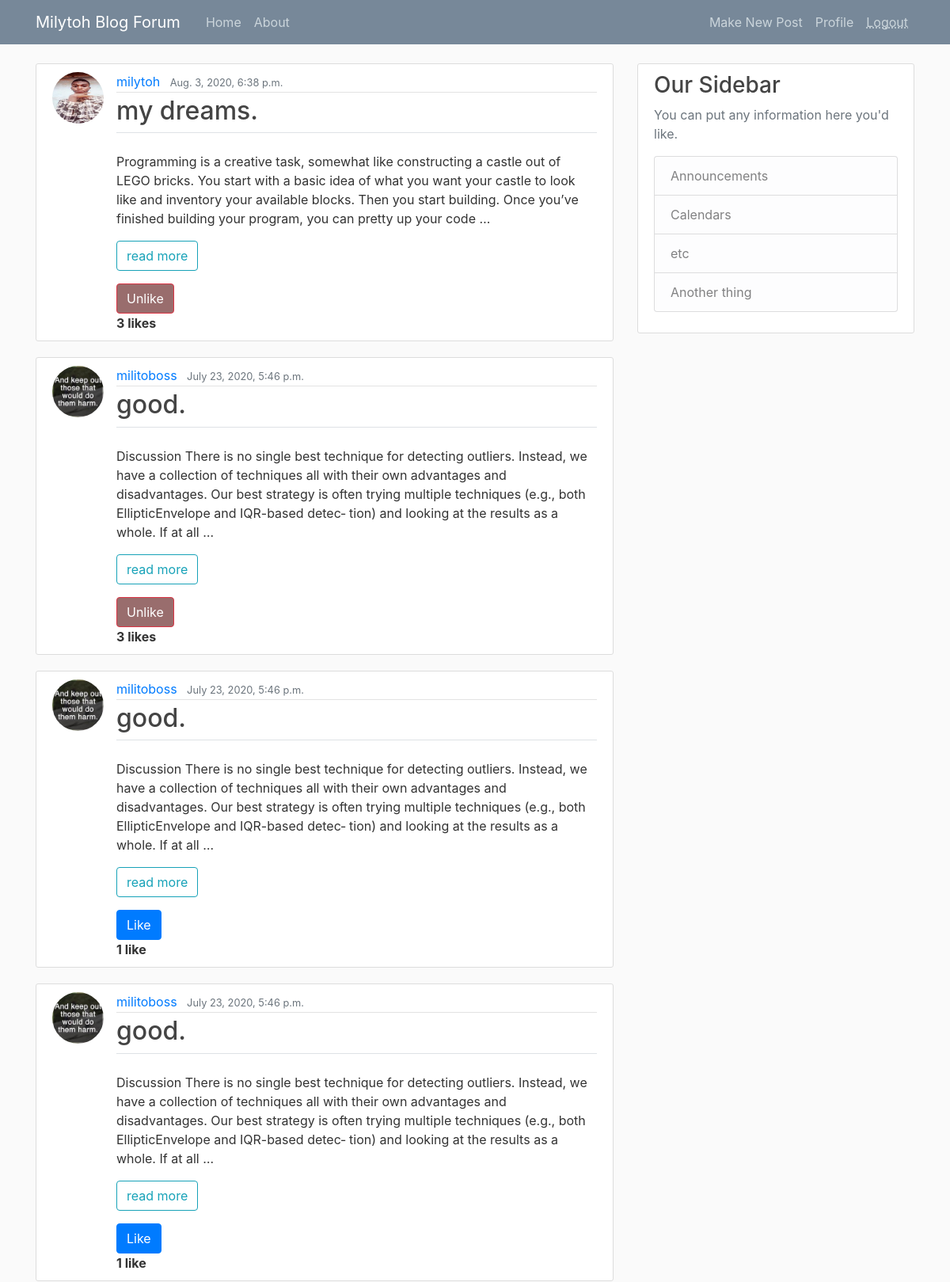
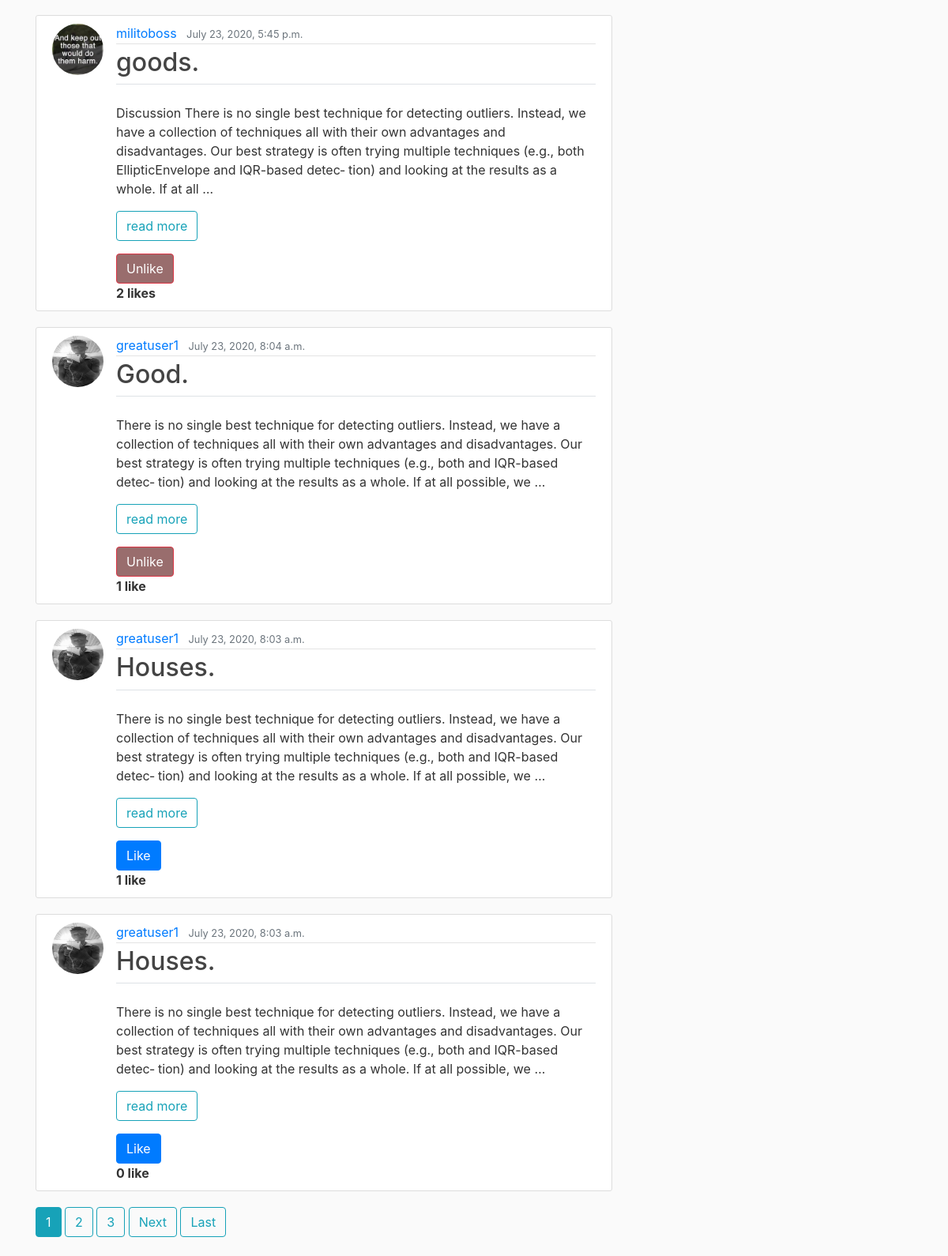
Page / (signed in) on the committed database (2 pictures, top to bottom).
### myblog/models.py (models this page shows, shortened)
class Post(models.Model):
    title = models.CharField(max_length=100)
    content = models.TextField()
    date_posted = models.DateTimeField(default=timezone.now)
    author = models.ForeignKey(User, on_delete=models.CASCADE)
    liked = models.ManyToManyField(User, default=None, blank=True, related_name='liked')

### users/models.py (models this page shows, shortened)
class Profile(models.Model):
    user = models.OneToOneField(User, on_delete=models.CASCADE)
    image = models.ImageField(default='default.jpg', upload_to='profile_pics')

### myblog/views.py (the view)
# urls.py: path('', PostListVeiw.as_view(), name='myblog_home'),
class PostListVeiw(ListView):
    model = Post
    template_name = 'myblog/home.html'
    context_object_name = 'posts'
    ordering =['-date_posted']
    paginate_by = 8

### myblog/templates/myblog/home.html (shortened to what this page needs)
{% extends 'myblog/base.html'%}
{% block content %}
  {% for post in posts %}
   <article class="media content-section">
      <a href="{{ post.author.profile.image.url}}">
     <img class="rounded-circle article-img"  src="{{ post.author.profile.image.url}}">
       </a>
    <div class="media-body">
      <div class="article-metadata">
        <a class="mr-2" href="{% url 'myblog:user-posts' post.author.username %}">{{ post.author }}</a>
        <small class="text-muted">{{ post.date_posted }}</small>
      </div>
        <legend class="border-bottom mb-3">
        <h2><a class="article-title" href="{% url 'myblog:post-detail' post.id %}">{{ post.title }}.</a></h2>
        </legend>
        {% if post.content|length > 50%}
          {{ post.content|safe|truncatewords:"50"|linebreaks }}
           <a class="btn btn-outline-info" href="{% url 'myblog:post-detail' post.id %}"> read more </a>
           <form action="{% url 'myblog:like-post' %}" method="POST">
              {% if user not in post.liked.all %}
                 <button class="btn btn-primary mt-3" type="submit">Like </button>
              {% else %}
                <button class="btn btn-danger mt-3" style="background-color: rgb(153, 109, 109)" type="submit"> Unlike </button>
              {% endif %}
            </form>
            {% if user in post.liked.all %}
                {% if post.liked.all.count <= 1 %}
                   <strong>   {{post.liked.all.count  }}  like</strong>
                {% else %}
                   <strong> {{post.liked.all.count}}  likes </strong>
                {% endif %}
            {% else  %}
                {% if post.liked.all.count  <= 1 %}
                  <strong> {{post.liked.all.count}}  like</strong>
                {% else %}
                  <strong> {{post.liked.all.count}}  likes </strong>
                {% endif %}
            {% endif %}
        {% endif %}
    </div>
  </article>
  {%endfor%}
  {% if is_paginated %}
    {% for num in page_obj.paginator.page_range %}
      {% if page_obj.number == num %}
        <a class="btn btn-info mb-4 " href="?page={{ num }}"> {{ num }} </a>
      {% elif num > page_obj.number|add:'-3' and num < page_obj.number|add:'3' %}
        <a class="btn btn-outline-info mb-4 " href="?page={{ num }}"> {{ num }} </a>
      {% endif %}
    {% endfor %}
    {% if page_obj.has_next %}
      <a class="btn btn-outline-info mb-4 " href="?page={{ page_obj.next_page_number }}"> Next </a>
      <a class="btn btn-outline-info mb-4 " href="?page={{ page_obj.panginator.num_pages }}"> Last </a>
    {% endif %}
  {% endif %}
  {% endblock content %}

### myblog/static/myblog/main.css (style rules this page uses)
body { background: #fafafa; color: #333333; margin-top: 5rem; }
h1, h2, h3, h4, h5, h6 { color: #444444; }
.content-section { background: #ffffff; padding: 10px 20px; border: 1px solid #dddddd; border-radius: 3px; margin-bottom: 20px; }
.article-title { color: #444444; }
.article-img { height: 65px; width: 65px; margin-right: 16px; }
.article-metadata { padding-bottom: 1px; margin-bottom: 4px; border-bottom: 1px solid #e3e3e3 }

### rows in the picture
Post: author.profile.image (picture), author "milytoh", date_posted "Aug. 3, 2020, 6:38 p.m.", title "my dreams", content "Programming is a creative task, somewhat like constructing a castle out of LEGO bricks. You start with a basic idea of what you want your castle to look like and inventory your available blocks. Then you start building. Once you’ve finished building your program, you can pretty up your code …", shows "Unlike", liked.all.count "3"
Post: author.profile.image (placeholder picture), author "militoboss", date_posted "July 23, 2020, 5:46 p.m.", title "good", content "Discussion There is no single best technique for detecting outliers. Instead, we have a collection of techniques all with their own advantages and disadvantages. Our best strategy is often trying multiple techniques (e.g., both EllipticEnvelope and IQR-based detec‐ tion) and looking at the results as a whole. If at all …", shows "Unlike", liked.all.count "3"
Post: author.profile.image (placeholder picture), author "militoboss", date_posted "July 23, 2020, 5:46 p.m.", title "good", content "Discussion There is no single best technique for detecting outliers. Instead, we have a collection of techniques all with their own advantages and disadvantages. Our best strategy is often trying multiple techniques (e.g., both EllipticEnvelope and IQR-based detec‐ tion) and looking at the results as a whole. If at all …", shows "Like", liked.all.count "1"
Post: author.profile.image (placeholder picture), author "militoboss", date_posted "July 23, 2020, 5:46 p.m.", title "good", content "Discussion There is no single best technique for detecting outliers. Instead, we have a collection of techniques all with their own advantages and disadvantages. Our best strategy is often trying multiple techniques (e.g., both EllipticEnvelope and IQR-based detec‐ tion) and looking at the results as a whole. If at all …", shows "Like", liked.all.count "1"
Post: author.profile.image (placeholder picture), author "militoboss", date_posted "July 23, 2020, 5:45 p.m.", title "goods", content "Discussion There is no single best technique for detecting outliers. Instead, we have a collection of techniques all with their own advantages and disadvantages. Our best strategy is often trying multiple techniques (e.g., both EllipticEnvelope and IQR-based detec‐ tion) and looking at the results as a whole. If at all …", shows "Unlike", liked.all.count "2"
Post: author.profile.image (picture), author "greatuser1", date_posted "July 23, 2020, 8:04 a.m.", title "Good", content "There is no single best technique for detecting outliers. Instead, we have a collection of techniques all with their own advantages and disadvantages. Our best strategy is often trying multiple techniques (e.g., both and IQR-based detec‐ tion) and looking at the results as a whole. If at all possible, we …", shows "Unlike", liked.all.count "1"
Post: author.profile.image (picture), author "greatuser1", date_posted "July 23, 2020, 8:03 a.m.", title "Houses", content "There is no single best technique for detecting outliers. Instead, we have a collection of techniques all with their own advantages and disadvantages. Our best strategy is often trying multiple techniques (e.g., both and IQR-based detec‐ tion) and looking at the results as a whole. If at all possible, we …", shows "Like", liked.all.count "1"
Post: author.profile.image (picture), author "greatuser1", date_posted "July 23, 2020, 8:03 a.m.", title "Houses", content "There is no single best technique for detecting outliers. Instead, we have a collection of techniques all with their own advantages and disadvantages. Our best strategy is often trying multiple techniques (e.g., both and IQR-based detec‐ tion) and looking at the results as a whole. If at all possible, we …", shows "Like", liked.all.count "0"

### other values in the picture
{{ num }} "1"
{{ num }} "2" "3"
